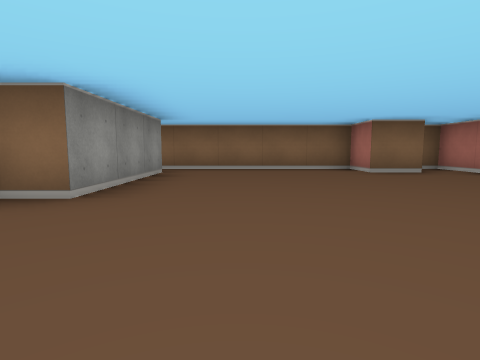
view 1 (above)

12 first-person views from a walk through a cub3D ray-caster map. The camera is about half as high as the walls, tilts 6° down and sees 80° across. The floor is counted in squares. Each view is taken from the middle of a square. On the plan, view 1 faces up. The plan holds only what a view shows up to about 9 squares ahead; the rest is blank. The place goes on beyond the plan.

view 2
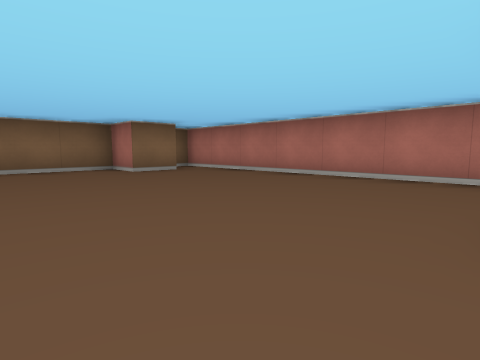

view 3
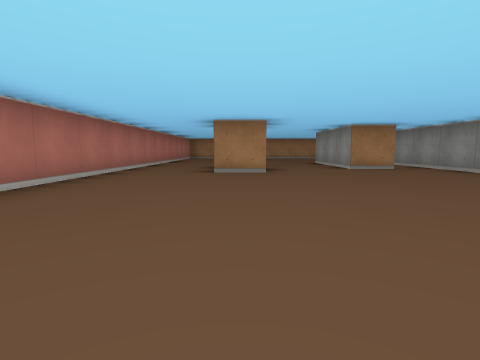

view 4
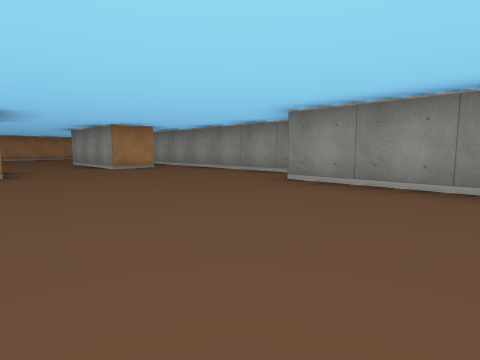

view 5
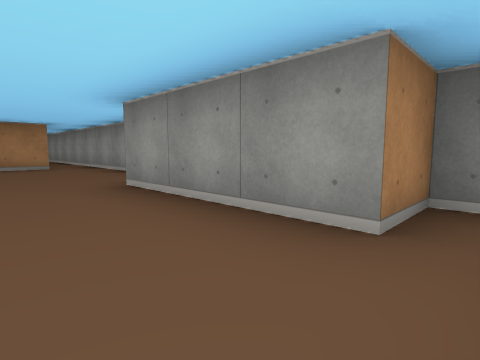

view 6
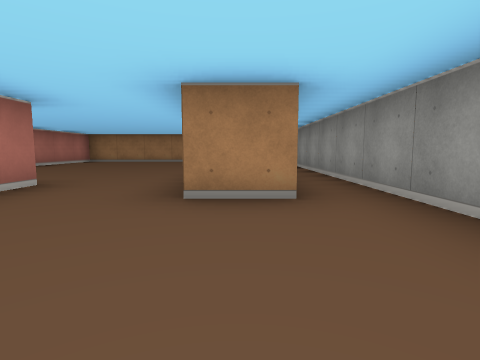

view 7
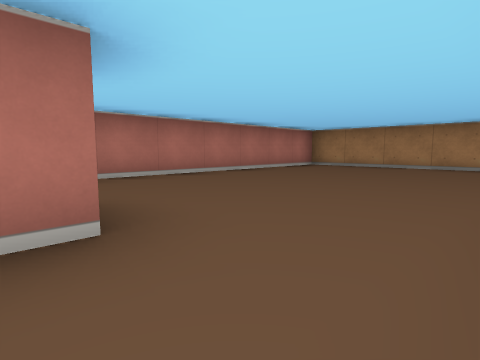

view 8
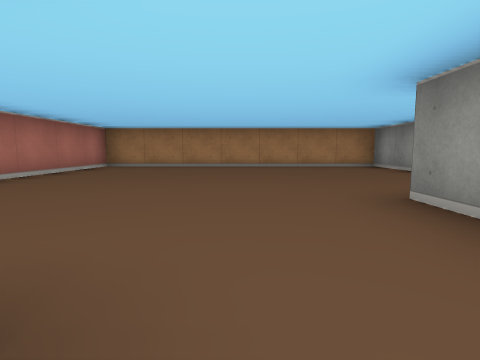

view 9
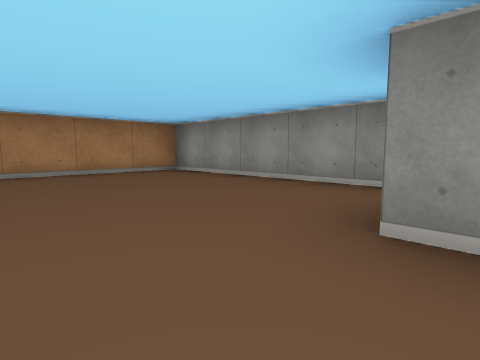

view 10
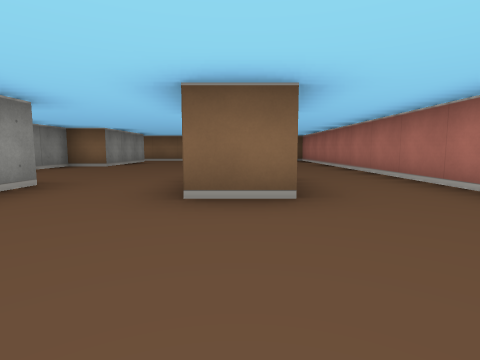

view 11
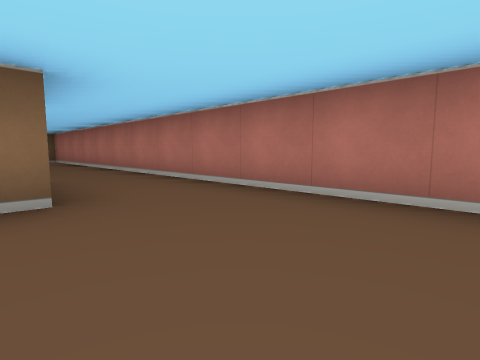

view 12
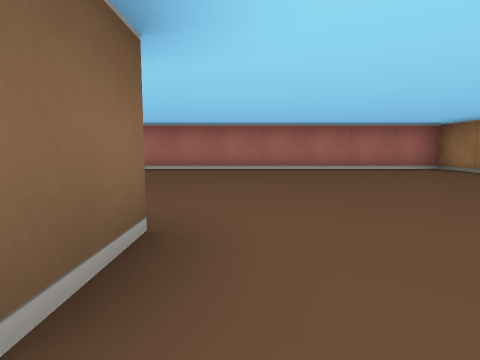

### Floor plan
Points are (right, up) in squares from view 1. A wall is a line through its corners. A room is listed if a view was taken in it or the views show most of it. See-through windows are left out.
Room 1 (views 1, 2, 3, 4, 5, 6, 7, 8)
walls: (1.4, -0.5) (2.5, -0.5); (-1.6, -1.5) (-0.5, -1.5) (-0.5, -2.5); (3.6, 5.5) (2.5, 5.5) (2.5, 6.5) (-1.9, 6.5); (1.5, -2.5) (1.5, -1.9); (-2.6, 5.5) (-1.5, 5.5) (-1.5, 2.5) (-2.5, 2.5) (-2.5, -4.5); (4.5, -2.5) (4.5, 6.5) (4.1, 6.5)
ways out: opening at (-2, -4) to room 2; opening at (0.5, -2) to room 2; opening at (3.5, -1.5) to room 2
Room 2 (views 9, 10, 11, 12)
walls: (-2.5, -4.5) (-2.5, -9.5) (4.5, -9.5) (4.5, -2.5); (-0.5, -2.5) (-0.5, -4.5) (-1.5, -4.5); (2.6, -2.5) (1.5, -2.5)
ways out: opening at (-2, -4) to room 1; opening at (0.5, -2) to room 1; opening at (3.5, -1.5) to room 1

Positions as (right, up) in squares from view 1, and headings:
1: (0, 0), facing up
2: (0, 0), facing up-right
3: (2, 5), facing down
4: (2, 5), facing down-left
5: (0, 6), facing down-left
6: (-1, 1), facing down
7: (0, -2), facing down-right
8: (1, -2), facing down
9: (1, -4), facing down-left
10: (2, -5), facing up
11: (2, -5), facing up-right
12: (-2, -5), facing right
